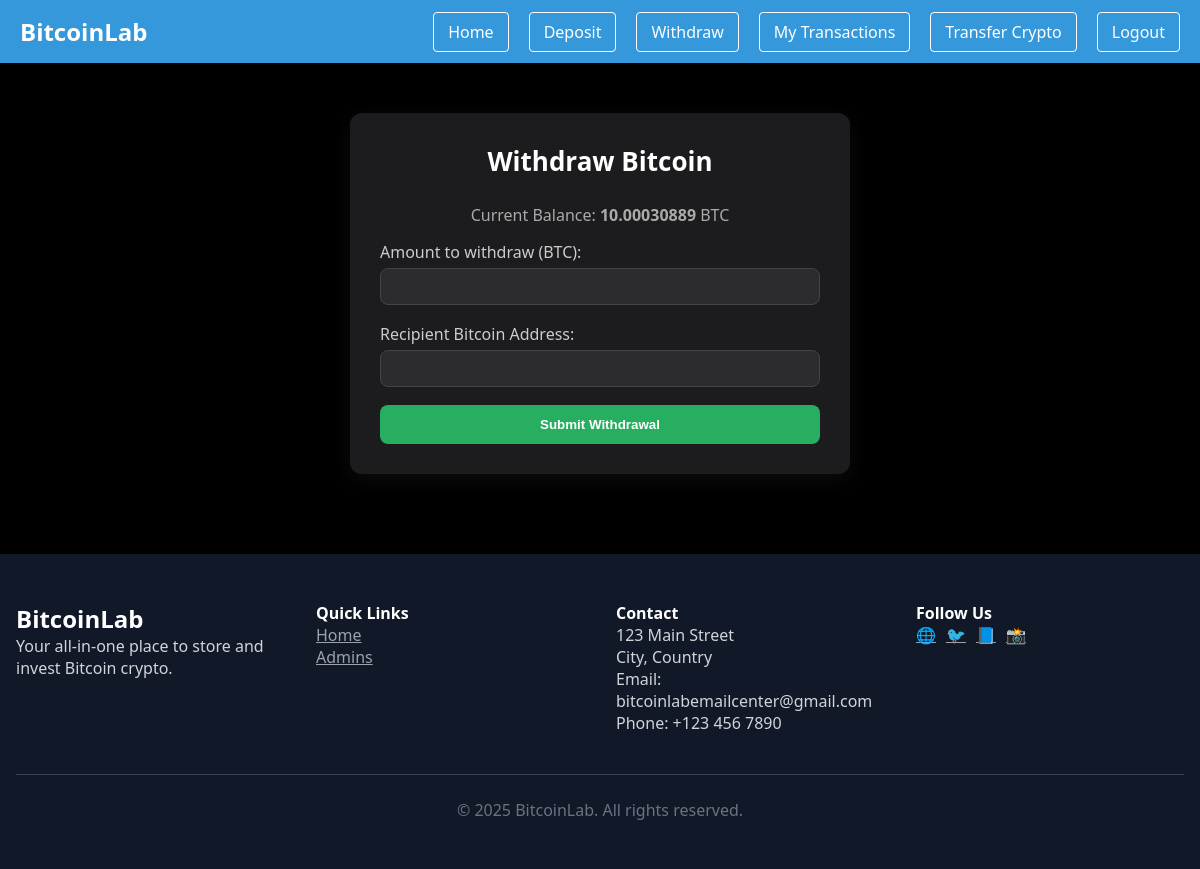
The app's page /withdraw/ (signed in), older data.
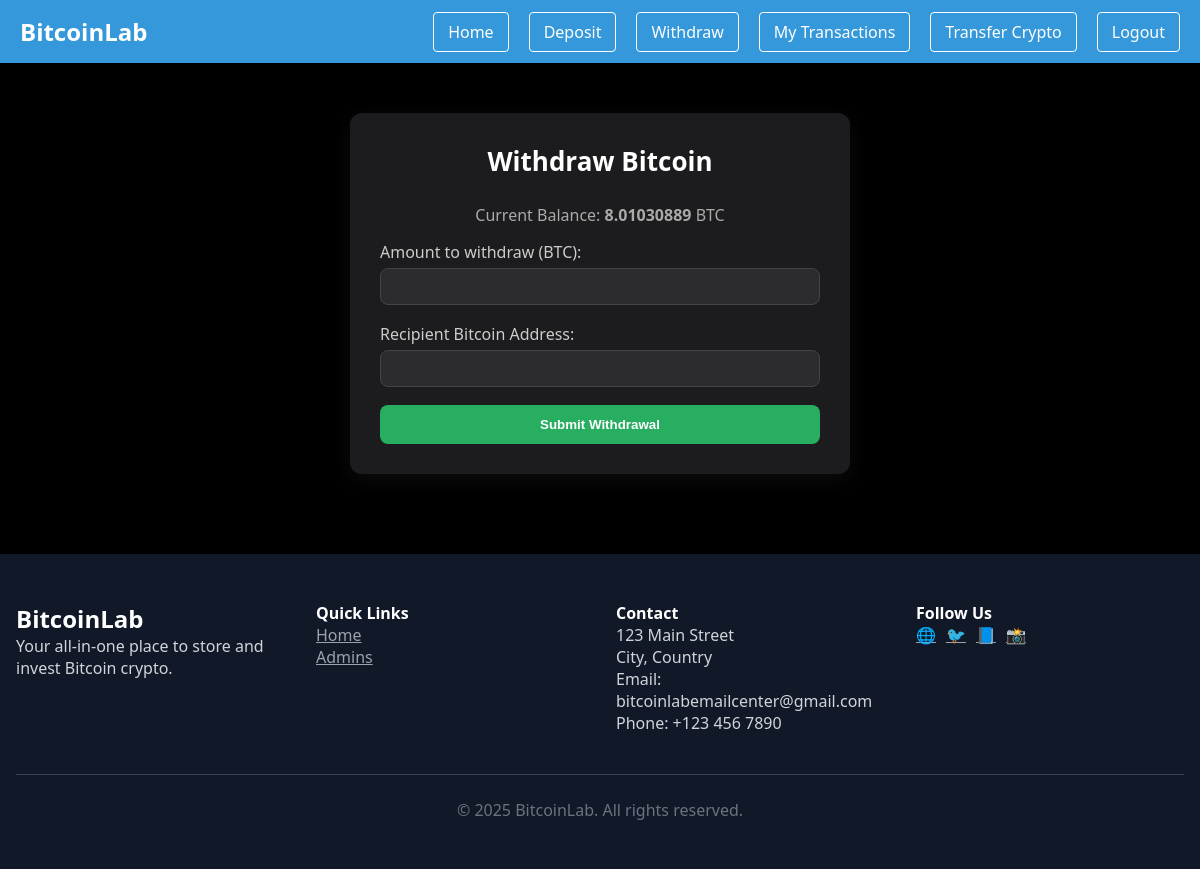
The same page, newer data.
### core/models.py (models this page shows, shortened)
class Wallet(models.Model):
    user = models.OneToOneField(User, on_delete=models.CASCADE)
    bitcoin_balance = models.DecimalField(max_digits=16, decimal_places=10, default=0.00000000)
    eth_balance = models.DecimalField(max_digits=16, decimal_places=10, default=0.0000)
    usdt_balance = models.DecimalField(max_digits=16, decimal_places=10, default=0.0000)
    ton_balance = models.DecimalField(max_digits=16, decimal_places=10, default=0.000)
    solana_balance = models.DecimalField(max_digits=16, decimal_places=10, default=0.000)

### core/views.py (the view, shortened to what this page needs)
# urls.py: path("withdraw/", views.withdraw, name="withdraw"),
@login_required
def withdraw(request):
    try:
        wallet = Wallet.objects.get(user=request.user)
    except Wallet.DoesNotExist:
        messages.error(request, "Wallet not found.")
        return redirect("balance")
    MIN_WITHDRAW = Decimal("0.001")
    return render(request, "wallet/withdraw.html", {"wallet": wallet})

### templates/wallet/withdraw.html (shortened to what this page needs)
{% extends 'base.html' %}
{% load static %}
{% block content %}
<div class="withdraw-container">
    <h2>Withdraw Bitcoin</h2>
    {% if user.is_authenticated %}
        <p class="info-text">
            Current Balance: <strong>{{ wallet.bitcoin_balance|floatformat:8 }}</strong> BTC
        </p>
        {% if wallet.bitcoin_balance >= 0.0000012 %}
            <form method="POST">
                <label for="amount">Amount to withdraw (BTC):</label>
                <input type="number" name="amount" step="0.00000001" min="0.0000012" max="{{ wallet.bitcoin_balance }}" required>
                <label for="wallet_address">Recipient Bitcoin Address:</label>
                <input type="text" name="wallet_address" required>
                <button type="submit" class="btn-submit">Submit Withdrawal</button>
            </form>
        {% else %}
            <div class="error-message">
                🚫 You must have at least 0.0000012 BTC to make a withdrawal.
            </div>
        {% endif %}
    {% else %}
        <div class="error-message">
            🚫 You must be logged in to access this page.
        </div>
    {% endif %}
</div>
{% endblock %}

Row changes from the older to the newer data that the page shows:
changed Wallet: bitcoin_balance "10.00030889" → "8.01030889"
